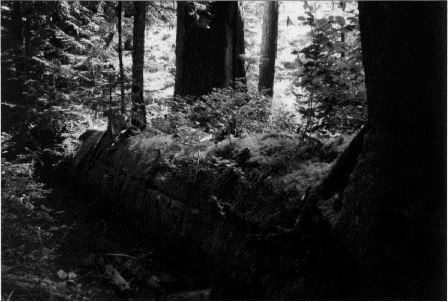
#> input picture images/Forest.JPG, 448 x 302 px, found by its file name
$ python TransfPot.py
#> lines starting #> are read from the running program, lines starting #| are printed output that depends on the picture
import cv2
import numpy as np

image_Path = "images\Forest.JPG"
image = cv2.imread(image_Path, 0)
#> image is the input picture: shape (302, 448); min 0, max 255, mean 42.9
cv2.imshow("Imagem Original", image)
cv2.waitKey(0)

c = 1
gamma = 0.7

imagePot = np.array(255*(image / 255) ** gamma, dtype = 'uint8')
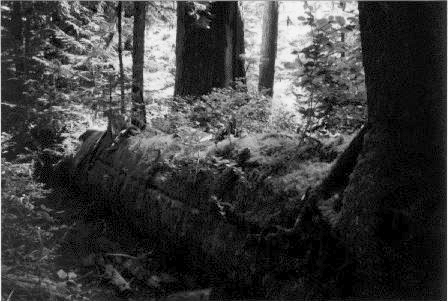
#> imagePot: shape (302, 448); min 0, max 255, mean 61
#imagePot8 = np.array(imagePot, dtype=np.uint8)
cv2.imshow("Imagem Transformada", imagePot)
cv2.waitKey(0)

$ run again, with images/CT.JPG copied over images/Forest.JPG
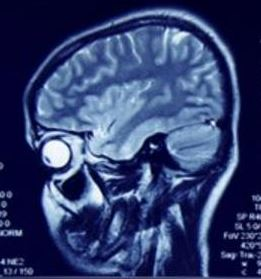
#> input picture images/CT.JPG, 261 x 279 px, found by its file name
#> `image = cv2.imread(image_Path, 0)`:
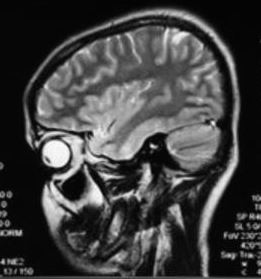
#> image: shape (279, 261); min 0, max 255, mean 65.5
#> `imagePot = np.array(255*(image / 255) ** gamma, dtype = 'uint8')`:
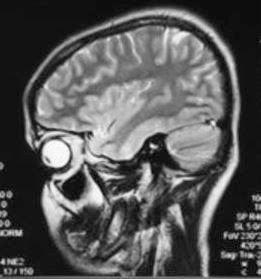
#> imagePot: shape (279, 261); min 0, max 255, mean 87.5
